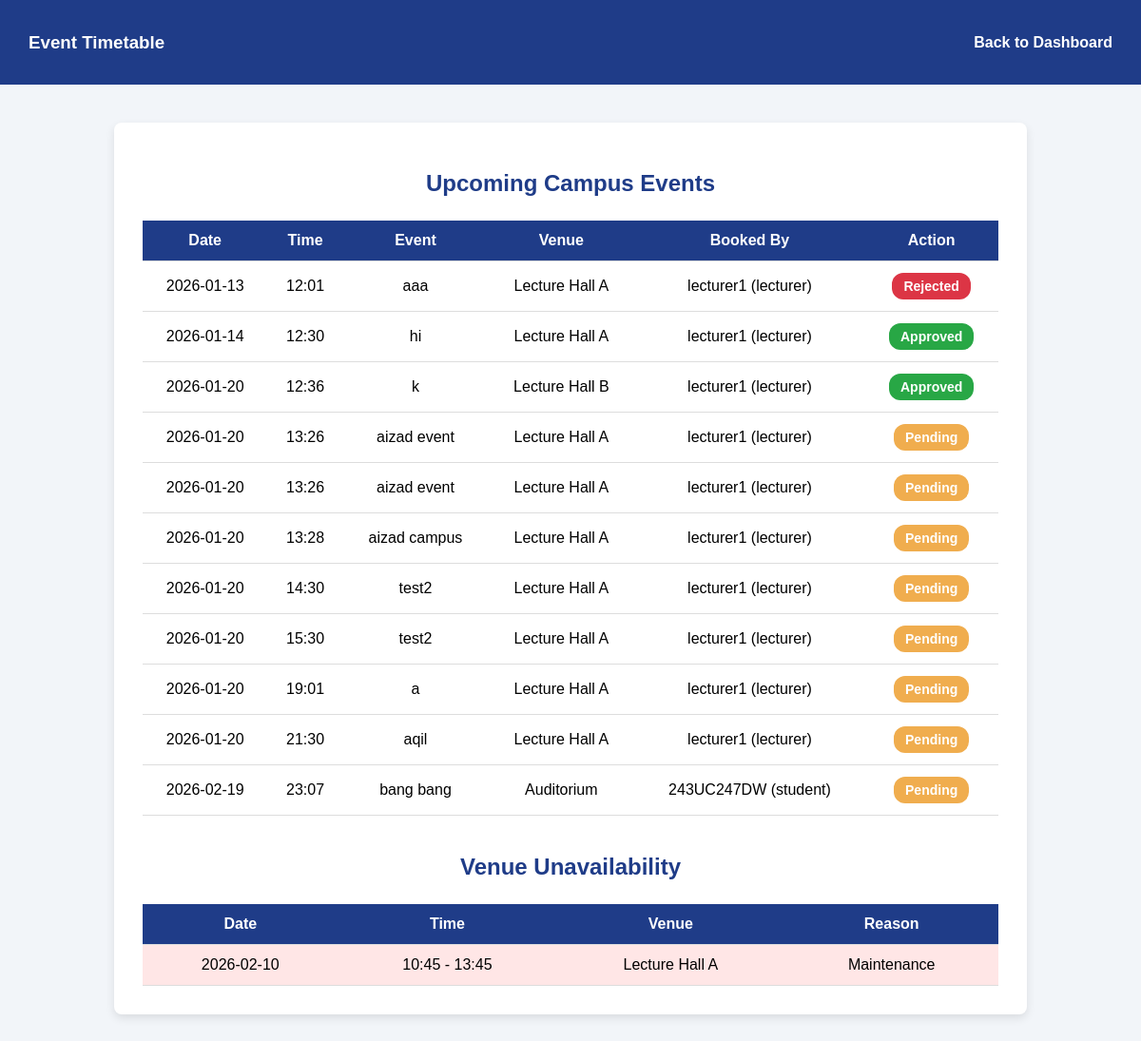
Page /timetable on the earlier database version.
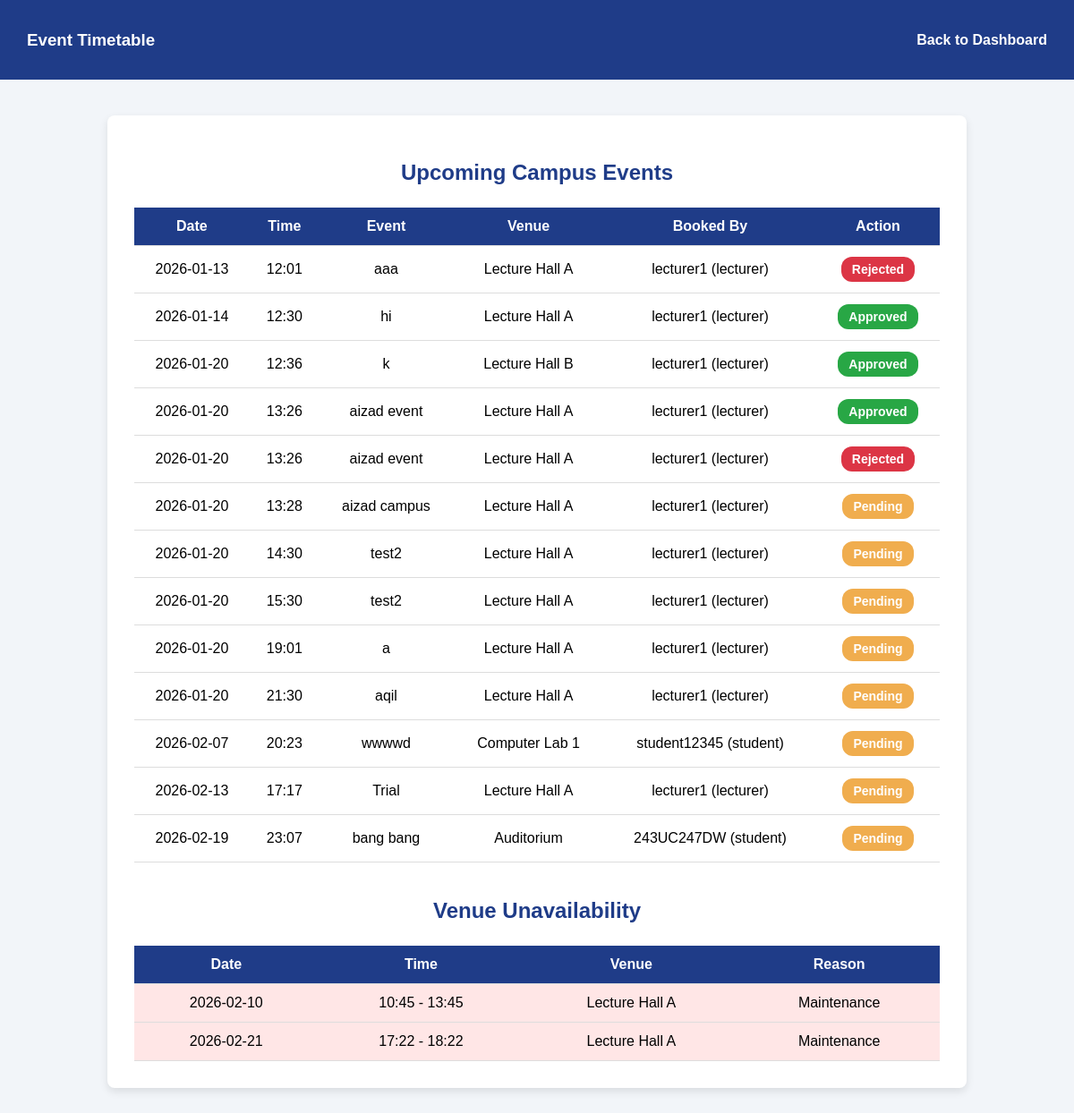
Same page on the later database version.
### tables this page shows
CREATE TABLE venue_bookings (
    id INTEGER PRIMARY KEY AUTOINCREMENT,
    title TEXT NOT NULL,
    date TEXT NOT NULL,
    start_time TEXT NOT NULL,
    end_time TEXT NOT NULL,
    location TEXT NOT NULL,
    booked_by TEXT NOT NULL,
    user_role TEXT NOT NULL
, status TEXT DEFAULT 'pending');

CREATE TABLE venue_unavailability (
    id INTEGER PRIMARY KEY AUTOINCREMENT,
    location TEXT NOT NULL,
    date TEXT NOT NULL,
    start_time TEXT NOT NULL,
    end_time TEXT NOT NULL,
    reason TEXT NOT NULL
);

### app.py (the view)
@app.route('/timetable')
def timetable():
    events = query_db(
        ADMIN_DB,
        """
        SELECT
            id,
            title,
            date,
            start_time,
            end_time,
            location,
            booked_by,
            user_role,
            status
        FROM venue_bookings
        ORDER BY date, start_time
        """
    )
    unavailable = query_db(
        ADMIN_DB,
        """
        SELECT
            location,
            date,
            start_time,
            end_time,
            reason
        FROM venue_unavailability
        ORDER BY date, start_time
        """
    )
    return render_template(
        'timetable.html',
        events=events,
        unavailable=unavailable
    )

### app.py (called while the page is built)
def query_db(db, query, args=(), one=False):
    conn = sqlite3.connect(db)
    conn.row_factory = sqlite3.Row
    cur = conn.cursor()
    cur.execute(query, args)
    conn.commit()
    result = cur.fetchall()
    conn.close()
    return result[0] if one and result else result

### templates/timetable.html (shortened to what this page needs)
<!DOCTYPE html>
<html lang="en">
<head>
</head>
<body>
<div class="navbar">
    <h3>Event Timetable</h3>
    <a href="{{ url_for('dashboard') }}">Back to Dashboard</a>
</div>
<div class="container">
    <h2>Upcoming Campus Events</h2>
    <table>
        <tr>
            <th>Date</th>
            <th>Time</th>
            <th>Event</th>
            <th>Venue</th>
            <th>Booked By</th>
            <th>Action</th> </tr>
        {% for event in events %}
<tr>
    <td>{{ event[2] }}</td>
    <td>{{ event[3] }}</td>
    <td>{{ event[1] }}</td>
    <td>{{ event[5] }}</td>
    <td>{{ event[6] }} ({{ event[7] }})</td>
    <td>
        {% if session.get('role') == 'admin' and event[8] == 'pending' %}
            <a href="{{ url_for('approve_reject_booking', booking_id=event[0], action='approve') }}" class="btn btn-danger btn-sm"
               style="color: green; font-weight: bold;">Approve</a>
            |
            <a href="{{ url_for('approve_reject_booking', booking_id=event[0], action='reject') }}" class="btn btn-danger btn-sm"
               style="color: red; font-weight: bold;">Reject</a>
        {% else %}
            {% if event[8] == 'pending' %}
                <span class="badge badge-pending">Pending</span>
            {% elif event[8] == 'approved' %}
                <span class="badge badge-approved">Approved</span>
            {% elif event[8] == 'rejected' %}
                <span class="badge badge-rejected">Rejected</span>
            {% else %}
                {{ event[8] }}
            {% endif %}
        {% endif %}
    </td>
</tr>
{% else %}
<tr>
    <td colspan="6">No events scheduled yet.</td>
</tr>
{% endfor %}
</table>
<h2 style="margin-top:40px;">Venue Unavailability</h2>
<table>
    <tr>
        <th>Date</th>
        <th>Time</th>
        <th>Venue</th>
        <th>Reason</th>
    </tr>
    {% for u in unavailable %}
    <tr class="unavailable">
        <td>{{ u[1] }}</td>
        <td>{{ u[2] }} - {{ u[3] }}</td>
        <td>{{ u[0] }}</td>
        <td>{{ u[4] or 'Unavailable' }}</td>
    </tr>
    {% else %}
    <tr>
        <td colspan="5">No unavailable slots.</td>
    </tr>
    {% endfor %}
</table>
</div>
</body>
</html>

### templates/timetable.html (style rules this page uses)
body { font-family: Arial, sans-serif; background-color: #f2f5f9; margin: 0; }
.navbar { background-color: #1f3c88; color: white; padding: 15px 30px; display: flex; justify-content: space-between; align-items: center; }
.navbar a { color: white; text-decoration: none; font-weight: bold; }
.container { max-width: 900px; margin: 40px auto; background: white; padding: 30px; border-radius: 8px; box-shadow: 0 4px 10px rgba(0,0,0,0.1); }
h2 { text-align: center; color: #1f3c88; margin-bottom: 25px; }
table { width: 100%; border-collapse: collapse; }
th, td { padding: 12px; border-bottom: 1px solid #ddd; text-align: center; }
th { background-color: #1f3c88; color: white; }
.badge { padding: 6px 12px; border-radius: 12px; font-weight: bold; color: white; display: inline-block; font-size: 14px; }
.badge-pending { background-color: #f0ad4e; }
.badge-approved { background-color: #28a745; }
.badge-rejected { background-color: #dc3545; }
.unavailable { background-color: #ffe6e6; }

Differences in the rows shown:
changed venue_bookings (number 4 of 13 on the later page): status "Pending" → "Approved"
changed venue_bookings (number 5 of 13 on the later page): status "Pending" → "Rejected"
added venue_bookings: date "2026-02-07", start_time "20:23", title "wwwwd", location "Computer Lab 1", booked_by "student12345", user_role "student", status "Pending"
added venue_bookings: date "2026-02-13", start_time "17:17", title "Trial", location "Lecture Hall A", booked_by "lecturer1", user_role "lecturer", status "Pending"
added venue_unavailability: date "2026-02-21", start_time "17:22", end_time "18:22", location "Lecture Hall A", reason "Maintenance"
